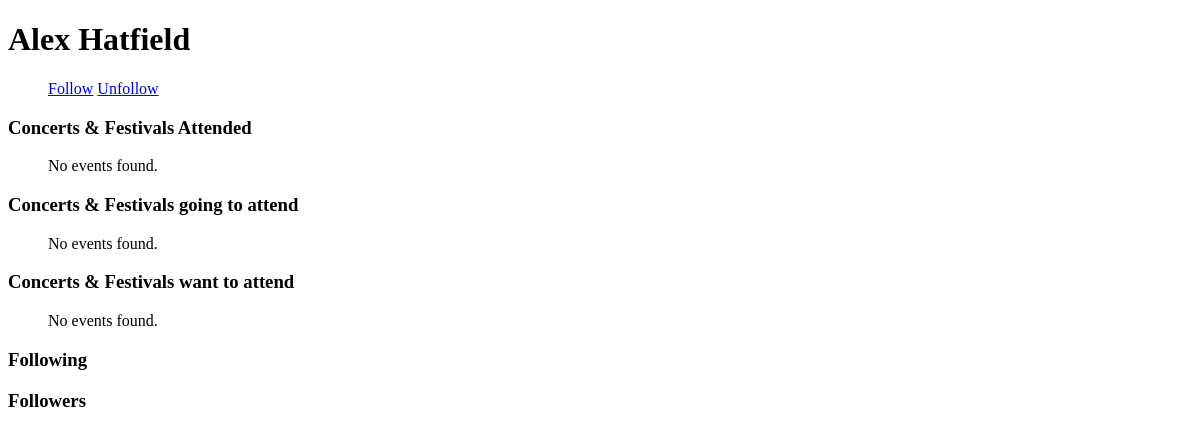
The app's page /user/show/alexhatfield2/, older data.
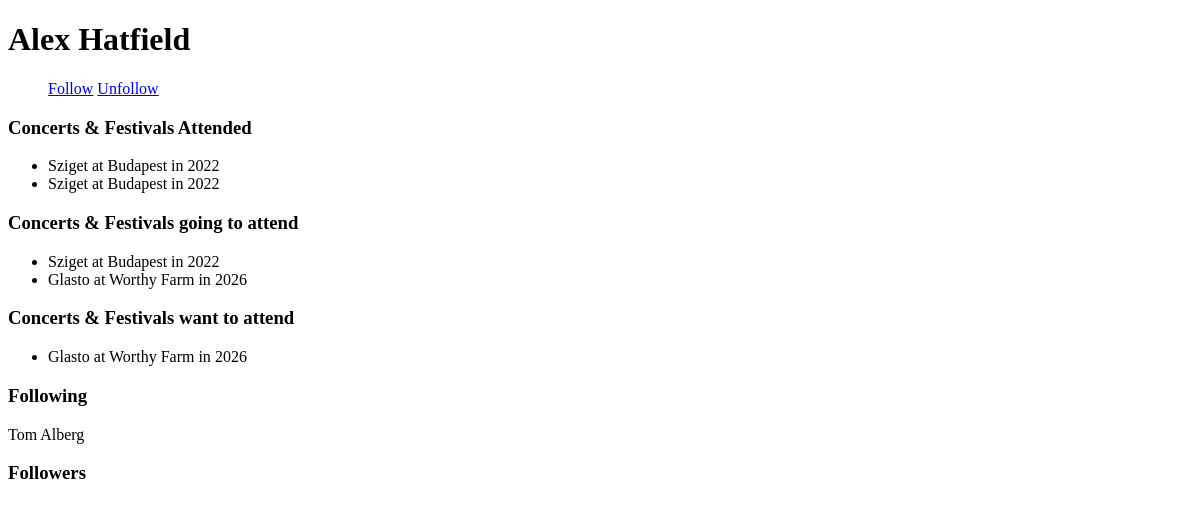
The same page, newer data.
### users/models.py (models this page shows, shortened)
class UserEventStatus(models.Model):
    STATUS_CHOICES = (
        ('gone', 'Gone'),
        ('going', 'Going'),
        ('want_to_go', 'Want to Go'),
    )
    user = models.ForeignKey(User, on_delete=models.CASCADE)
    live_event = models.ForeignKey(LiveEvent, on_delete=models.CASCADE)
    status = models.CharField(max_length=10, choices=STATUS_CHOICES)

class LiveEvent(models.Model):
    attendees = models.ManyToManyField(User, through='UserEventStatus', related_name='attended_events')
    name = models.CharField(max_length=100)
    venue = models.CharField(max_length=100)
    year = models.IntegerField()

class Profile(models.Model):
    user = models.OneToOneField(User, on_delete=models.CASCADE)
    first_name = models.CharField(max_length=100)
    second_name = models.CharField(max_length=100)
    photo = models.ImageField(upload_to='users/%Y/%m/%d',blank=True)
    following = models.ManyToManyField('self', related_name='followers', symmetrical=False, blank=True)

### users/views.py (the view)
# urls.py: path('user/show/<str:username>/', views.user_profile_page, name='user_profile_page'),
def user_profile_page(request, username):
    user = get_object_or_404(User, username=username) #this is the user object of the profile
    user_profile = user.profile
    gone_events = UserEventStatus.objects.filter(user=user, status='gone').select_related('live_event')
    going_events = UserEventStatus.objects.filter(user=user, status='going').select_related('live_event')
    want_to_go_events = UserEventStatus.objects.filter(user=user, status='want_to_go').select_related('live_event')
    followed_users = user_profile.following.all()
    user_followers = user_profile.followers.all()
    return render(request, 'users/user_profile_page.html', {
        'user_profile': user_profile,
        "gone_events": gone_events,
        "want_to_go_events": want_to_go_events,
        "going_events": going_events,
        "followed_users": followed_users,
        "user_followers": user_followers})

### users/templates/users/user_profile_page.html (shortened to what this page needs)
{% extends 'base.html' %}
{% block content %}
<body>
    <header>
        <h1>{{user_profile.first_name}} {{user_profile.second_name}}</h1>
        <nav>
            <ul>
                {% if user.username == user_profile.user.username%}
                <a href="{% url 'edit_profile_page' %}"></a>
                {% else %}
                <a href="{% url 'follow_user' username=user_profile.user.username %}">Follow</a>
                <a href="{% url 'unfollow_user' username=user_profile.user.username %}">Unfollow</a>
                {% endif %}
            </ul>
        </nav>
    </header>
    <section>
        <h3>Concerts & Festivals Attended</h3>
        <ul>
            {% if gone_events %}
            {% for item in gone_events %}
            <li>{{ item.live_event.name }} at {{ item.live_event.venue }} in {{ item.live_event.year }}</li>
            {% endfor %}
            {% else %}
            <p>No events found.</p>
            {% endif %}
        </ul>
    </section>
    <section>
        <h3>Concerts & Festivals going to attend</h3>
        <ul>
            {% if going_events %}
            {% for item in going_events %}
            <li>{{ item.live_event.name }} at {{ item.live_event.venue }} in {{ item.live_event.year }}</li>
            {% endfor %}
            {% else %}
            <p>No events found.</p>
            {% endif %}
        </ul>
    </section>
    <section>
        <h3>Concerts & Festivals want to attend</h3>
        <ul>
            {% if want_to_go_events %}
            {% for item in want_to_go_events %}
            <li>{{ item.live_event.name }} at {{ item.live_event.venue }} in {{ item.live_event.year }}</li>
            {% endfor %}
            {% else %}
            <p>No events found.</p>
            {% endif %}
        </ul>
    </section>
    <section>
        <h3>Following</h3>
        {% for followed_user in followed_users %}
        {{followed_user.first_name }} {{followed_user.second_name }}
        {% endfor %}
        <h3>Followers</h3>
    </section>
</body>
{% endblock %}

Row changes from the older to the newer data that the page shows:
added UserEventStatus: live_event.name "Sziget", live_event.venue "Budapest", live_event.year "2022", shown under "Concerts & Festivals Attended"
added UserEventStatus: live_event.name "Sziget", live_event.venue "Budapest", live_event.year "2022", shown under "Concerts & Festivals Attended"
added UserEventStatus: live_event.name "Sziget", live_event.venue "Budapest", live_event.year "2022", shown under "Concerts & Festivals going to attend"
added UserEventStatus: live_event.name "Glasto", live_event.venue "Worthy Farm", live_event.year "2026", shown under "Concerts & Festivals going to attend"
added UserEventStatus: live_event.name "Glasto", live_event.venue "Worthy Farm", live_event.year "2026", shown under "Concerts & Festivals want to attend"
now on this page (row unchanged): Profile: first_name "Tom", second_name "Alberg"
Text that changed along with them:
text no longer shown: "No events found. No events found. No events found."
